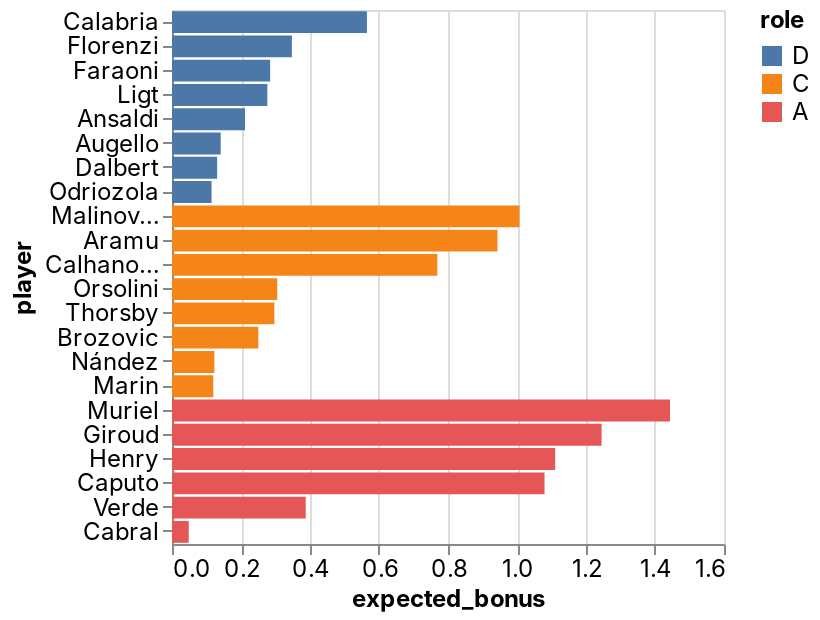

Notebook code cell kept with this figure:
### Code cell
_deepnote_run_altair(team, """{"$schema":"https://vega.github.io/schema/vega-lite/v4.json","mark":{"type":"bar","tooltip":{"content":"data"}},"height":220,"autosize":{"type":"fit"},"data":{"name":"placeholder"},"encoding":{"x":{"field":"expected_bonus","type":"quantitative","sort":null,"scale":{"type":"linear","zero":false}},"y":{"field":"player","type":"nominal","sort":null,"scale":{"type":"linear","zero":true}},"color":{"field":"role","type":"nominal","sort":null,"scale":{"type":"linear","zero":false}}}}""")

### Figure 1 — Vega-Lite specification as saved in the notebook (floating-point values rounded to 4 significant figures)
{"config": {"view": {"continuousWidth": 400, "continuousHeight": 300}, "area": {"fill": "#51C0E9"}, "axis": {"labelFont": "Inter, sans-serif", "labelFontSize": 12, "labelFontWeight": "normal", "labelLimit": 60, "labelOverlap": "greedy", "titleFont": "Inter, sans-serif", "titleFontSize": 12, "titleFontWeight": "bold"}, "background": "#ffffff", "legend": {"labelFont": "Inter, sans-serif", "labelFontSize": 12, "titleFont": "Inter, sans-serif", "titleFontSize": 12, "titleFontWeight": "bold"}, "line": {"stroke": "#51C0E9", "strokeWidth": 2}, "rect": {"fill": "#51C0E9"}, "title": {"anchor": "start", "color": "#000000", "font": "Inter, sans-serif", "fontSize": 22, "fontWeight": "normal"}}, "data": {"name": "data-5386144735700eca9dc4b247a821a66b"}, "mark": {"type": "bar", "tooltip": {"content": "data"}}, "autosize": {"type": "fit"}, "encoding": {"color": {"type": "nominal", "field": "role", "scale": {"type": "linear", "zero": false}, "sort": null}, "x": {"type": "quantitative", "field": "expected_bonus", "scale": {"type": "linear", "zero": false}, "sort": null}, "y": {"type": "nominal", "field": "player", "scale": {"type": "linear", "zero": true}, "sort": null}}, "height": 300, "width": "container", "$schema": "https://vega.github.io/schema/vega-lite/v4.json", "datasets": {"data-5386144735700eca9dc4b247a821a66b": [{"fanta_team": "AC Picchia", "role": "D", "player": "Calabria", "team": "AC Milan", "opponent": "Cagliari", "date": "2022-03-19T00:00:00", "expected_bonus": 0.565}, {"fanta_team": "AC Picchia", "role": "D", "player": "Florenzi", "team": "AC Milan", "opponent": "Cagliari", "date": "2022-03-19T00:00:00", "expected_bonus": 0.3475}, {"fanta_team": "AC Picchia", "role": "D", "player": "Faraoni", "team": "Verona", "opponent": "Empoli", "date": "2022-03-20T00:00:00", "expected_bonus": 0.2845}, {"fanta_team": "AC Picchia", "role": "D", "player": "Ligt", "team": "Juventus", "opponent": "Salernitana", "date": "2022-03-20T00:00:00", "expected_bonus": 0.2764}, {"fanta_team": "AC Picchia", "role": "D", "player": "Ansaldi", "team": "Torino", "opponent": "Genoa", "date": "2022-03-18T00:00:00", "expected_bonus": 0.2117}, {"fanta_team": "AC Picchia", "role": "D", "player": "Augello", "team": "Sampdoria", "opponent": "Venezia", "date": "2022-03-20T00:00:00", "expected_bonus": 0.1412}, {"fanta_team": "AC Picchia", "role": "D", "player": "Dalbert", "team": "Cagliari", "opponent": "AC Milan", "date": "2022-03-19T00:00:00", "expected_bonus": 0.1309}, {"fanta_team": "AC Picchia", "role": "D", "player": "Odriozola", "team": "Fiorentina", "opponent": "Inter", "date": "2022-03-19T00:00:00", "expected_bonus": 0.1147}, {"fanta_team": "AC Picchia", "role": "C", "player": "Malinovskiy", "team": "Atalanta", "opponent": "Bologna", "date": "2022-03-20T00:00:00", "expected_bonus": 1.007}, {"fanta_team": "AC Picchia", "role": "C", "player": "Aramu", "team": "Venezia", "opponent": "Sampdoria", "date": "2022-03-20T00:00:00", "expected_bonus": 0.9434}, {"fanta_team": "AC Picchia", "role": "C", "player": "Calhanoglu", "team": "Inter", "opponent": "Fiorentina", "date": "2022-03-19T00:00:00", "expected_bonus": 0.7691}, {"fanta_team": "AC Picchia", "role": "C", "player": "Orsolini", "team": "Bologna", "opponent": "Atalanta", "date": "2022-03-20T00:00:00", "expected_bonus": 0.3052}, {"fanta_team": "AC Picchia", "role": "C", "player": "Thorsby", "team": "Sampdoria", "opponent": "Venezia", "date": "2022-03-20T00:00:00", "expected_bonus": 0.2967}, {"fanta_team": "AC Picchia", "role": "C", "player": "Brozovic", "team": "Inter", "opponent": "Fiorentina", "date": "2022-03-19T00:00:00", "expected_bonus": 0.2502}, {"fanta_team": "AC Picchia", "role": "C", "player": "Nández", "team": "Cagliari", "opponent": "AC Milan", "date": "2022-03-19T00:00:00", "expected_bonus": 0.1227}, {"fanta_team": "AC Picchia", "role": "C", "player": "Marin", "team": "Cagliari", "opponent": "AC Milan", "date": "2022-03-19T00:00:00", "expected_bonus": 0.1197}, {"fanta_team": "AC Picchia", "role": "A", "player": "Muriel", "team": "Atalanta", "opponent": "Bologna", "date": "2022-03-20T00:00:00", "expected_bonus": 1.444}, {"fanta_team": "AC Picchia", "role": "A", "player": "Giroud", "team": "AC Milan", "opponent": "Cagliari", "date": "2022-03-19T00:00:00", "expected_bonus": 1.245}, {"fanta_team": "AC Picchia", "role": "A", "player": "Henry", "team": "Venezia", "opponent": "Sampdoria", "date": "2022-03-20T00:00:00", "expected_bonus": 1.111}, {"fanta_team": "AC Picchia", "role": "A", "player": "Caputo", "team": "Sampdoria", "opponent": "Venezia", "date": "2022-03-20T00:00:00", "expected_bonus": 1.08}, {"fanta_team": "AC Picchia", "role": "A", "player": "Verde", "team": "Spezia", "opponent": "Sassuolo", "date": "2022-03-18T00:00:00", "expected_bonus": 0.3876}, {"fanta_team": "AC Picchia", "role": "A", "player": "Cabral", "team": "Fiorentina", "opponent": "Inter", "date": "2022-03-19T00:00:00", "expected_bonus": 0.04848}]}}
